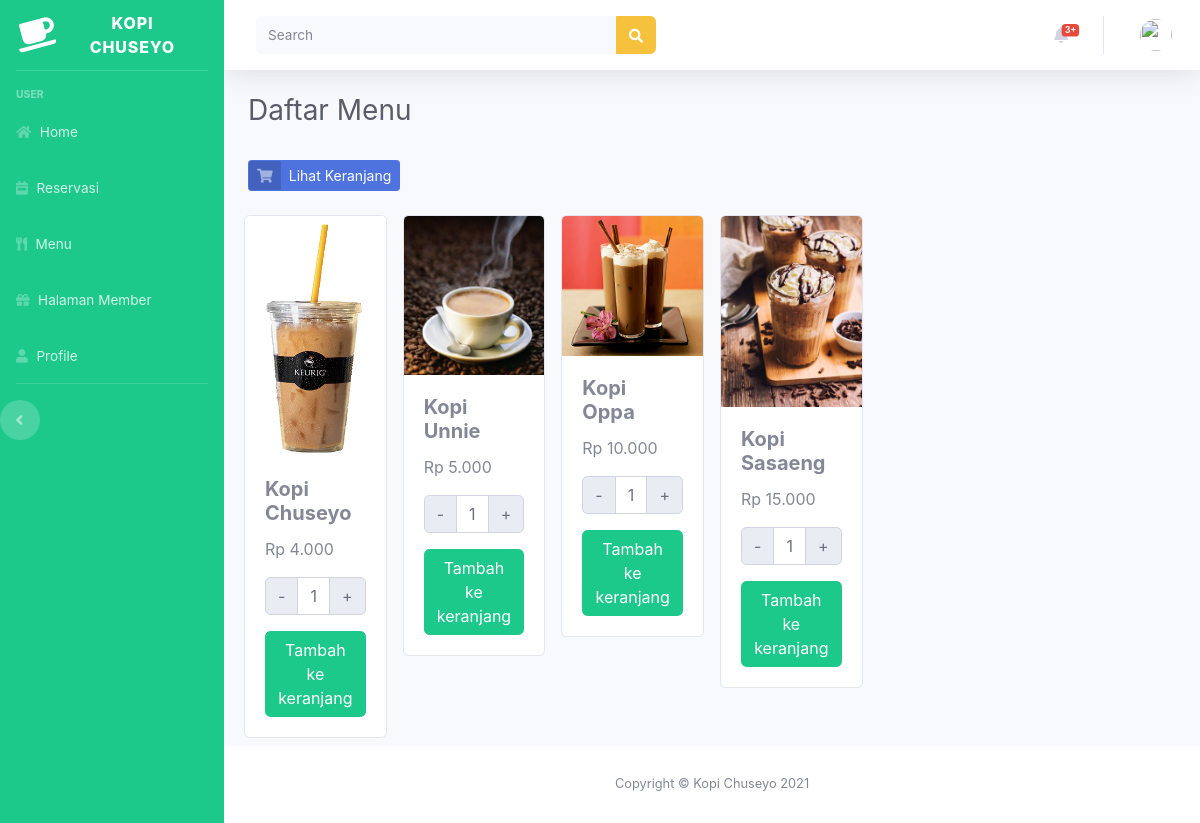
The page /index.php/user/menu_page on the database its author committed.
### tables this page shows
CREATE TABLE `menu` (
  `id_menu` int(5) NOT NULL,
  `nama_menu` varchar(20) NOT NULL,
  `harga_menu` int(20) NOT NULL,
  `gambar_menu` varchar(200) NOT NULL,
  `id_kategori` int(5) NOT NULL
);

### application/controllers/user.php (called while the page is built, shortened)
<?php
class User extends CI_Controller
{
	public function __construct()
	{
		$this->load->model('MemberModel','model');
		$this->load->model('MenuModel','menu_model');
		$this->load->model('PesananModel','pesanan_model');
		$this->load->model('PembayaranModel','pembayaran_model');
		$this->load->model('ShipmentModel','shipment_model');
		$this->load->model('ReservasiModel','reservasi_model');
		$this->user = $this->db->get_where('user', ['email' => $this->session->userdata('email')])->row_array();
		$this->layout = "templates/user/default.php";
	}
	function menu_page()
	{
		$data['title'] = "Daftar Menu";
		$data['user'] = $this->user;
		$data['view_file'] = 'daftar_menu_page';
		$data['menu_list'] = $this->menu_model->menu_get_list();
		$this->load->view($this->layout, $data, FALSE);
	}
}

### index.php (called while the page is built, shortened)
<?php
require_once BASEPATH.'core/CodeIgniter.php';

### application/models/MenuModel.php (called while the page is built, shortened)
<?php
Class MenuModel extends CI_Model
{
	function menu_get_list($where = null)
	{
		$q = $this->db->get('menu');
		return $result = $q->num_rows() > 0 ? $q->result_array() : array();
	}
}

### application/views/user/daftar_menu_page.php (the view)
<a href="<?= base_url()."user/keranjang" ?>" class="btn btn-primary btn-icon-split btn-sm my-2 mb-3">
	<span class="icon text-white-50">
		<i class="fa fa-shopping-cart"></i>
	</span>
	<span class="text">Lihat Keranjang</span>
</a>
<div class="row">
<?php foreach ($menu_list as $list): ?>
	<div class="col-sm-6 col-lg-2 p-2">
		<div class="card" data-id="<?= $list['id_menu'] ?>">
			<img class="card-img-top" src="<?= base_url()."assets/menu/${list['gambar_menu']}" ?>" alt="Card image cap">
			<div class="card-body">
				<h5 class="card-title"><strong><?= $list['nama_menu'] ?></strong></h5>
				<p class="card-text">Rp <?= number_format($list['harga_menu'],0,".",".") ?></p>
				<div class="input-group mb-3">
					<div class="input-group-prepend">
						<span class="input-group-text unselectable btn-decrease-item" style="cursor: pointer;">-</span>
					</div>
					<input type="number" class="form-control text-center amount-item" aria-label="Amount" value="1" min="1" max="100">
					<div class="input-group-append">
						<span class="input-group-text unselectable btn-add-item" style="cursor: pointer;">+</span>
					</div>
				</div>
				<a href="#" class="btn-add-to-cart btn btn-success btn-block">Tambah ke keranjang</a>
			</div>
		</div>
	</div>
<?php endforeach ?>
</div>

### assets/css/custom.css (style rules this page uses)
input[type=number] { -moz-appearance: textfield; }
.unselectable { -webkit-touch-callout: none; -webkit-user-select: none; -khtml-user-select: none; -moz-user-select: none; -ms-user-select: none; user-select: none; }

### rows shown on the page
menu: gambar_menu (picture), nama_menu "Kopi Chuseyo", harga_menu "4.000"
menu: gambar_menu (picture), nama_menu "Kopi Unnie", harga_menu "5.000"
menu: gambar_menu (picture), nama_menu "Kopi Oppa", harga_menu "10.000"
menu: gambar_menu (picture), nama_menu "Kopi Sasaeng", harga_menu "15.000"

### other values the page prints
$title_page "Daftar Menu"
